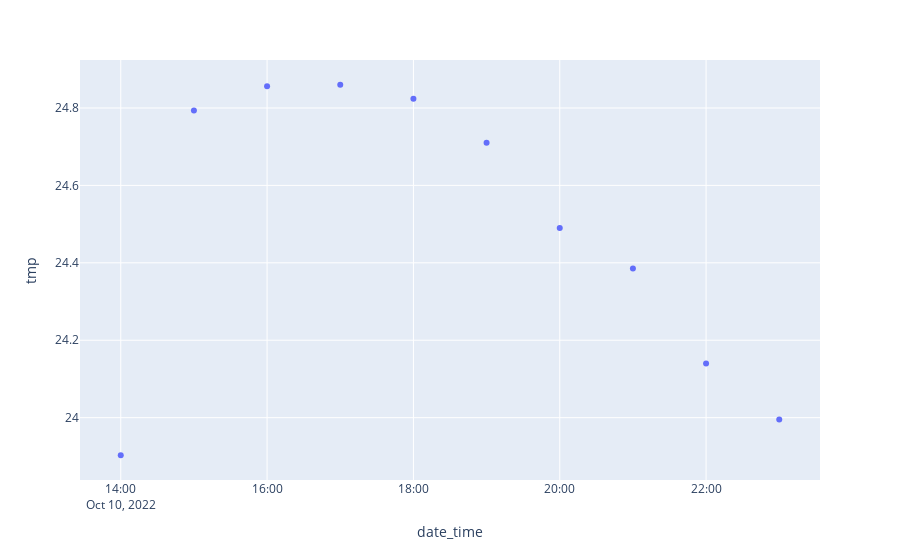

The notebook cell saved with this chart:
### Code cell
test = df_hour[(df_hour["date"].astype(str) == "2022-10-10") & (df_hour["date_time"].astype(str).str.slice(0, 10).str.contains("2022-10-10"))]
import plotly.express as px

px.scatter(test, x="date_time", y="tmp")

### Figure 1 — Plotly figure (JSON) as saved in the notebook; plotly's stock layout.template omitted (floating-point values rounded to 4 significant figures)
{"data": [{"hovertemplate": "date_time=%{x}<br>tmp=%{y}<extra></extra>", "legendgroup": "", "marker": {"color": "#636efa", "symbol": "circle"}, "mode": "markers", "name": "", "orientation": "v", "showlegend": false, "type": "scatter", "x": ["2022-10-10T14:00:00", "2022-10-10T15:00:00", "2022-10-10T16:00:00", "2022-10-10T17:00:00", "2022-10-10T18:00:00", "2022-10-10T19:00:00", "2022-10-10T20:00:00", "2022-10-10T21:00:00", "2022-10-10T22:00:00", "2022-10-10T23:00:00"], "xaxis": "x", "y": [23.9, 24.79, 24.86, 24.86, 24.82, 24.71, 24.49, 24.38, 24.14, 23.99], "yaxis": "y"}], "layout": {"legend": {"tracegroupgap": 0}, "margin": {"t": 60}, "xaxis": {"anchor": "y", "domain": [0, 1], "title": {"text": "date_time"}}, "yaxis": {"anchor": "x", "domain": [0, 1], "title": {"text": "tmp"}}}}
